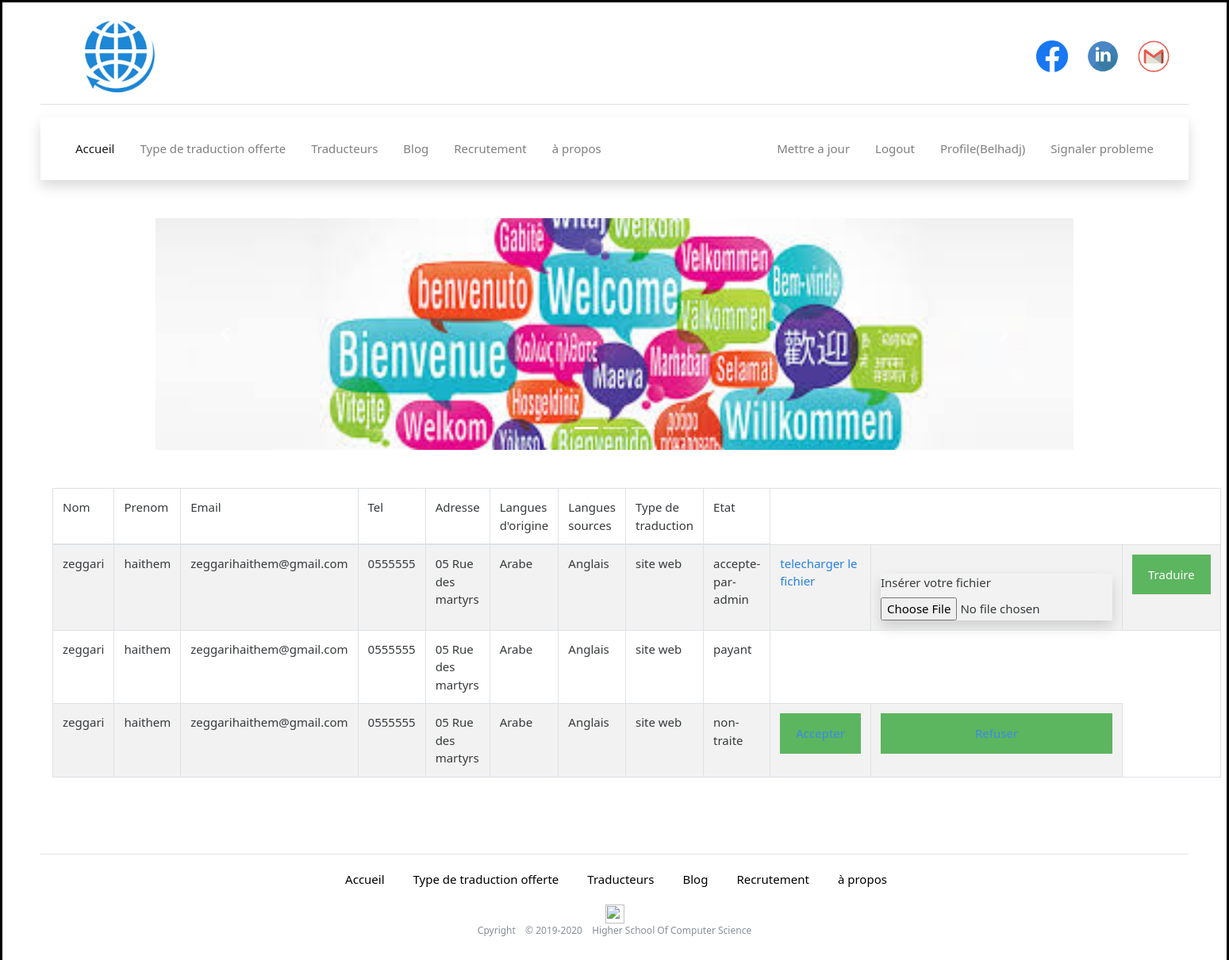
The page /?action=consulter&id=26 (signed in) on the database its author committed.
### tables this page shows
CREATE TABLE IF NOT EXISTS `demende` (
  `id` int(11) NOT NULL AUTO_INCREMENT,
  `id_client` int(11) NOT NULL,
  `nom` text NOT NULL,
  `prenom` text NOT NULL,
  `e_mail` text NOT NULL,
  `tel` text NOT NULL,
  `adresse` text NOT NULL,
  `langue_ourigine` text NOT NULL,
  `langue_source` text NOT NULL,
  `type_traduction` text NOT NULL,
  `assurmente` text NOT NULL,
  `fichier` text,
  `commentaire` text NOT NULL,
  `id_traducteur` int(11) NOT NULL,
  `note` int(11) DEFAULT NULL,
  `date` date DEFAULT NULL,
  `etat` varchar(20) NOT NULL DEFAULT 'non-traite',
  `prix` int(11) NOT NULL DEFAULT '0',
  PRIMARY KEY (`id`),
  KEY `id_client` (`id_client`),
  KEY `fk_demende_traducteur` (`id_traducteur`)
);

### Model/Model.php (called while the page is built, shortened)
<?php
function getDemandeTraducteur($id_traducteur)
{
    $servername = "localhost";
    $username = "root";
    $password = "";
    $conn = new PDO("mysql:host=$servername;dbname=tp2cs", $username, $password);
    $sql = "SELECT * FROM demende where id_traducteur=? ";
    $stmt= $conn->prepare($sql);
    $stmt->execute([$id_traducteur]);
    return $stmt;
}

### View/profileTraducteur.php (the view, shortened to what this page needs)
<?php
if(isset($_SESSION['sess_user_id']) && $_SESSION['sess_user_name'] != "") {
  $nom = $_SESSION['sess_user_name'];
}
?>
<!DOCTYPE html>
<html lang="en">
<head>
    <link href="././sources/style.css" rel="stylesheet" type="text/css">
    <link rel="stylesheet" href="././sources/bootstrap.min.css">
</head>
<body class="pr-5 pl-5 ">
    <div class="d-flex header pt-3 border-bottom mb-3 pb-2">
        <div class="mr-auto mb-auto mt-auto">
            <a href="#"> <img src="././images/Logo.png" alt="Logo" class="logo " /></a>
        </div>
        <div class="d-flex mb-auto mt-auto">
          <a href="https://www.facebook.com/" target="_blank"> <img src="././images/Facebook.png" alt="Facebook" class="Social-Media mr-4" /></a>
          <a href="https://www.linkedin.com/" target="_blank"> <img src="././images/linkedin.png" alt="linkedin" class="Social-Media mr-4" /></a>
          <a href="https://www.gmail.com/" target="_blank"> <img src="././images/gmail.png" alt="gmail" class="Social-Media mr-4" /></a>
        </div>
    </div>
    <nav class="navbar navbar-expand-lg navbar-light bg-white shadow">
  <div class="collapse navbar-collapse" id="navbarText">
    <ul class="navbar-nav mr-auto p-1">
      <li class="nav-item active mr-3">
        <a class="nav-link" href="././index.php">Accueil </a>
      </li>
      <li class="nav-item mr-3">
                <a class="nav-link" href="type_traduction.php"> Type de traduction offerte<span class="sr-only">(current)</span></a>
            </li>
            <li class="nav-item mr-3">
                <a class="nav-link" href="list_traducteurs.php"> Traducteurs </a>
            </li>
            <li class="nav-item  mr-3">
                <a class="nav-link" href="blog.php">Blog </a>
            </li>
            <li class="nav-item mr-3">
                <a class="nav-link" href="Recrutement.php">Recrutement</a>
            </li>
            <li class="nav-item mr-3">
                <a class="nav-link" href="a_propos.php">à propos</a>
            </li>
    </ul>
    <span class="navbar-text">
    <?php
    if(isset($_SESSION['sess_user_id']) && $_SESSION['sess_user_name'] != ""){
    ?>
    <ul class="navbar-nav mr-auto p-1">
    <li class="nav-item mr-3">
                <a class="nav-link" href="#" onclick="document.getElementById('id01').style.display='block'"> Mettre a jour</a>
            </li>
            <li class="nav-item mr-3">
                <a class="nav-link" href="?action=logout"> Logout</a>
            </li >
            <li class="nav-item mr-3">
                <a class="nav-link" href="?action=consulter&id=<?= $_SESSION['sess_user_id'] ?>">Profile(<?= $nom ?>)</a>
            </li>
            <li class="nav-item mr-3">
                <a class="nav-link" href="#" onclick="document.getElementById('id02').style.display='block'"> Signaler probleme</a>
            </li>
    </ul>
    <?php } ?>
    </span>
  </div>
</nav>
<center>
   <div id="demo" class="carousel slide mt-5 mb-5  " data-ride="carousel"  data-interval="3000" >
        <ul class="carousel-indicators">
          <li data-target="#demo" data-slide-to="0" class="active"></li>
          <li data-target="#demo" data-slide-to="1"></li>
          <li data-target="#demo" data-slide-to="2"></li>
        </ul>
        <div class="carousel-inner">
          <div class="carousel-item active">
            <img src="././images/traduction1.jpg" alt="traduction1" width="1100" height="500">
          </div>
        </div>
        <a class="carousel-control-prev" href="#demo" data-slide="prev">
          <span class="carousel-control-prev-icon"></span>
        </a>
        <a class="carousel-control-next" href="#demo" data-slide="next">
          <span class="carousel-control-next-icon"></span>
        </a>
      </div>
    </center>
        <div class="col-sm-12">
            <table class="table table-striped table-bordered">
            <thead>
                <tr>
                    <td>Nom</td>
                    <td>Prenom</td>
                    <td>Email</td>
                    <td>Tel</td>
                    <td>Adresse</td>
                    <td>Langues d'origine</td>
                    <td>Langues sources</td>
                    <td>Type de traduction</td>
                    <td>Etat</td>
                </tr>
                </thead>
                <tbody>
                <?php while ($r = $data->fetch()):
                 $servername = "localhost";
                 $username = "root";
                 $password = "";
                 $conn = new PDO("mysql:host=$servername;dbname=tp2cs", $username, $password);
                 $sql = "SELECT langue FROM langues where id=? ";
                 $stmt= $conn->prepare($sql);
                 $stmt->execute([$r['langue_ourigine']]);
                 $r1 = $stmt->fetch(PDO::FETCH_ASSOC);
                 $r['langue_ourigine']=$r1['langue'];
                 $sql = "SELECT langue FROM langues where id=? ";
                 $stmt= $conn->prepare($sql);
                 $stmt->execute([$r['langue_source']]);
                 $r1 = $stmt->fetch(PDO::FETCH_ASSOC);
                 $r['langue_source']=$r1['langue'];
                ?>
                <tr>
                    <td><?php echo htmlspecialchars($r['nom']) ?></td>
                    <td><?php echo htmlspecialchars($r['prenom']) ?></td>
                    <td><?php echo htmlspecialchars($r['e_mail']) ?></td>
                    <td><?php echo htmlspecialchars($r['tel'])?></td>
                    <td><?php echo htmlspecialchars($r['adresse']) ?></td>
                    <td><?php echo htmlspecialchars($r['langue_ourigine']) ?></td>
                    <td><?php echo htmlspecialchars($r['langue_source']) ?></td>
                    <td><?php echo htmlspecialchars($r['type_traduction']) ?></td>
                    <td><?php echo htmlspecialchars($r['etat']) ?></td>
                    <?php if($r['etat']=='accepte-par-admin'):?>
                      <?php
                        $servername = "localhost";
                        $username = "root";
                        $password = "";
                        $conn = new PDO("mysql:host=$servername;dbname=tp2cs", $username, $password);
                        $sql = "SELECT nom FROM document WHERE id_demande=? and (type=? or type=? or type=?)";
                        $stmt= $conn->prepare($sql);
                        $stmt->execute([$r['id'],"site web","general","scientifique"]);
                        $row   = $stmt->fetch(PDO::FETCH_ASSOC);
                        $name_file=$row['nom'];
                        ?>
                      <td>
                        <a href="./sources/file/<?php echo $name_file;  ?>" download> telecharger le fichier</a>
                       </td>
                    <td>
                      <form enctype="multipart/form-data" action="?action=terminerTraduction&demande_id=<?=$r['id']?>&id=<?=$r['id_traducteur']?>&id_client=<?=$r['id_client']?>"  method="POST" class="mt-4 shadow" >
                      <label for="file">Insérer votre fichier</label>
                      <input type="file"  name="file" >
                      <td><button type="submit">Traduire</button></td>
                      </form>
                    </td>
                    <?php endif;?>
                    <?php if($r['etat']=='non-traite'):?>
                      <td><button><a href="?action=accepter&demande_id=<?=$r['id']?>&id=<?=$r['id_traducteur']?>">Accepter</a></button></td>
                      <td><button ><a href="?action=refuser&demande_id=<?=$r['id']?>&id=<?=$r['id_traducteur']?>">Refuser</a></button></td>
                    <?php endif;?>
                </tr>
                <?php endwhile ;?>
                </tbody>
            </table>
           </div>
        <div>
        <footer class="mt-2 border-top mb-5">
      <center>
          <div class="row">
              <div class="col-12 col-md">
                  <ul class="listf p-1 d-flex mt-3">
                    <li class="  active mr-3">
                        <a  href="././index.php"> Accueil</a>
                    </li>
                    <li class=" mr-3">
                        <a  href="type_traduction.php"> Type de traduction offerte</a>
                    </li>
                    <li class=" mr-3">
                        <a  href="list_traducteurs.php"> Traducteurs</a>
                    </li>
                    <li class=" mr-3">
                        <a  href="blog.php">Blog</a>
                    </li>
                    <li class=" mr-3">
                        <a  href="recrutement.php">Recrutement</a>
                    </li>
                    <li class=" mr-3">
                        <a  href="a_propos">à propos</a>
                    </li>
                </ul>
                  <img src="././././assets/brand/bootstrap-solid.svg" alt="" width="24" height="24">
                  <small class="d-block text-muted">Cpyright &ensp; &copy; 2019-2020 &ensp; Higher School Of Computer Science</small>
              </div>
      </center>
  </footer>
    </div>
</body>
</html>

### sources/style.css (style rules this page uses)
body { margin: 0; padding: 0; border-color: black; border-style: solid; border-width: 5%; }
.logo { width: 20%; height: 10%; }
.Social-Media { width: 40px; height:40px; }
.carousel-inner img { width: 100%; height: 100%; }
.listf { list-style-type: none; justify-content:center; }
.listf > li { padding-left: 20px; }
.listf > li > a { color: black; }
.carousel { width: 80%; height: 20%; }
.header { width: 100%; height: 100%; }
body { margin: 0; padding: 0; }
.navbar { height: 15%; }
* { box-sizing: border-box }
button { background-color: #4CAF50; color: white; padding: 14px 20px; margin: 8px 0; border: none; cursor: pointer; width: 100%; opacity: 0.9; }

### rows shown on the page
demende: nom "zeggari", prenom "haithem", e_mail "zeggarihaithem@gmail.com", tel "0555555", adresse "05 Rue des martyrs", langue_ourigine "Arabe", langue_source "Anglais", type_traduction "site web", etat "accepte-par-admin"
demende: nom "zeggari", prenom "haithem", e_mail "zeggarihaithem@gmail.com", tel "0555555", adresse "05 Rue des martyrs", langue_ourigine "Arabe", langue_source "Anglais", type_traduction "site web", etat "payant"
demende: nom "zeggari", prenom "haithem", e_mail "zeggarihaithem@gmail.com", tel "0555555", adresse "05 Rue des martyrs", langue_ourigine "Arabe", langue_source "Anglais", type_traduction "site web", etat "non-traite"

### other values the page prints
$nom "Belhadj"
